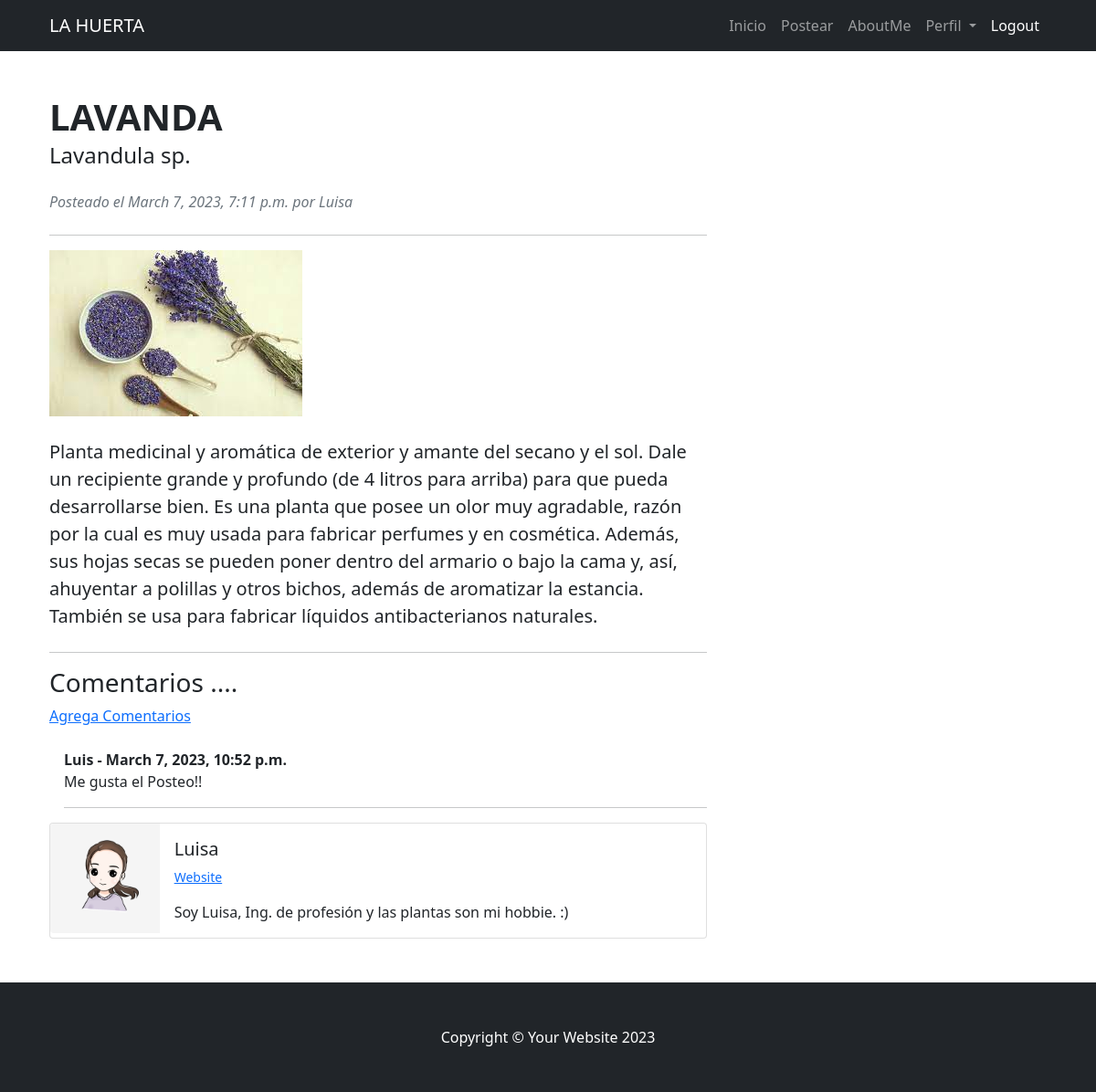
Page /posteo-detalle/13 (signed in) on the committed database.
### AppCoder/models.py (models this page shows, shortened)
class Posteo (models.Model):
    titulo=models.CharField(max_length=255)
    subtitulo=models.CharField(max_length=255)
    autor=models.ForeignKey(User, on_delete=models.CASCADE)
    imagen=models.ImageField(null=True, blank=True, upload_to="imagenes/")
    cuerpo=models.TextField()
    fecha=models.DateTimeField(auto_now_add=True)

class Comentario (models.Model):
    posteo=models.ForeignKey(Posteo, related_name="comentarios", on_delete=models.CASCADE)
    nombre=models.CharField(max_length=255)
    cuerpo= models.TextField()
    fecha=models.DateTimeField(auto_now_add=True)

class Perfil (models.Model):
    user=models.OneToOneField(User,null=True, on_delete=models.CASCADE)
    bio=models.TextField()
    perfil_pic=models.ImageField(null=True, blank=True, upload_to="imagenes/perfil/")
    web_url=models.CharField(max_length=255, null=True, blank=True)

### AppCoder/views.py (the view)
# urls.py: path('posteo-detalle/<int:pk>', PosteoDetalleView.as_view() , name='posteo-detalle'),
class PosteoDetalleView (DetailView):
    model=Posteo
    template_name="AppCoder/posteo-detalle.html"

### AppCoder/templates/AppCoder/posteo-detalle.html (shortened to what this page needs)
{% extends 'AppCoder/padre.html' %}
{% load static %}
{% block titulo %}
{{posteo.titulo}}
<h4>{{posteo.subtitulo}}</h4>
{% endblock %}
  {%block contenido %}
  <header class="mb-4">
  <div class="text-muted fst-italic mb-2">Posteado el {{posteo.fecha}} por {{posteo.autor}}</div>
  </header>
  <hr>
  {% if posteo.imagen %}
        <img src="{{posteo.imagen.url}}"> <br> <br>
  {% endif %}
  <p class="fs-5 mb-4"> {{posteo.cuerpo}}</p>
  <hr>
  <h3>Comentarios ....</h3>
  <a href="{% url 'add-comentarios' posteo.pk %}"> Agrega Comentarios </a>
  <br> <br>
      {% for comentario in posteo.comentarios.all %}
            <div class="ms-3">
                <div class="fw-bold">{{ comentario.nombre }} - {{ comentario.fecha }}</div>
                    <p>{{ comentario.cuerpo }} </p>
                <hr/>
            </div>
      {%endfor%}
      <div class="card mb-3">
        <div class="row g-0">
          <div class="col-md-2">
            {% if posteo.autor.perfil.perfil_pic %}
                <img src="{{posteo.autor.perfil.perfil_pic.url}}"class="img-fluid rounded-start" >
            {% else %}
                <img src="{% static 'AppCoder/imagen/default.jpg' %}"class="img-fluid rounded-start" >
            {% endif %}
        </div>
          <div class="col-md-10">
            <div class="card-body">
              <h5 class="card-title">{{posteo.autor}}</h5>
              {% if posteo.autor.perfil.web_url %}
                <p class="small text-muted"> <a href="{{posteo.autor.perfil.web_url}}"> Website </a> </small></p>
              {% endif %}
              <p class="card-text">{{posteo.autor.perfil.bio}}</p>
            </div>
          </div>
        </div>
      </div>
  {% endblock %}

### rows in the picture
Posteo: titulo "LAVANDA", subtitulo "Lavandula sp.", fecha "March 7, 2023, 7:11 p.m.", autor "Luisa", imagen (picture), cuerpo "Planta medicinal y aromática de exterior y amante del secano y el sol. Dale un recipiente grande y profundo (de 4 litros para arriba) para que pueda desarrollarse bien. Es una planta que posee un olor muy agradable, razón por la cual es muy usada para fabricar perfumes y en cosmética. Además, sus hojas secas se pueden poner dentro del armario o bajo la cama y, así, ahuyentar a polillas y otros bichos, además de aromatizar la estancia. También se usa para fabricar líquidos antibacterianos naturales.", autor.perfil.perfil_pic (picture), autor.perfil.bio "Soy Luisa, Ing. de profesión y las plantas son mi hobbie. :)"
Comentario: nombre "Luis", fecha "March 7, 2023, 10:52 p.m.", cuerpo "Me gusta el Posteo!!"
